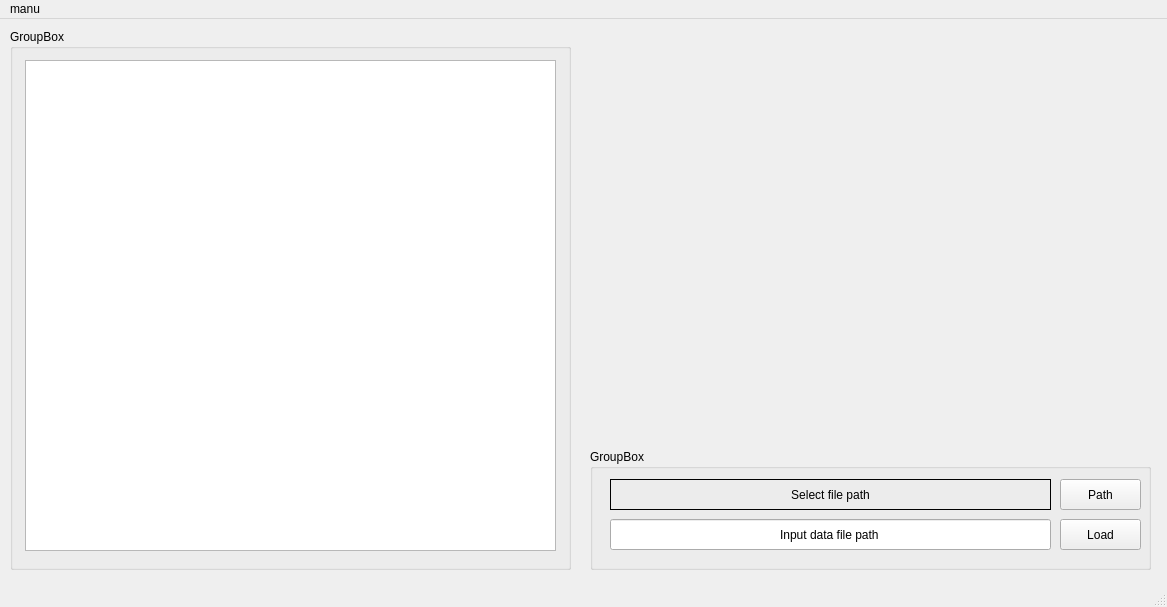
<?xml version="1.0" encoding="UTF-8"?>
<ui version="4.0">
 <class>MainWindow</class>
 <widget class="QMainWindow" name="MainWindow">
  <property name="enabled">
   <bool>true</bool>
  </property>
  <property name="geometry">
   <rect>
    <x>0</x>
    <y>0</y>
    <width>1167</width>
    <height>607</height>
   </rect>
  </property>
  <property name="windowTitle">
   <string>MainWindow</string>
  </property>
  <widget class="QWidget" name="centralwidget">
   <widget class="QWidget" name="verticalLayoutWidget">
    <property name="geometry">
     <rect>
      <x>10</x>
      <y>10</y>
      <width>561</width>
      <height>541</height>
     </rect>
    </property>
    <layout class="QVBoxLayout" name="verticalLayout">
     <item>
      <widget class="QGroupBox" name="groupBox">
       <property name="title">
        <string>GroupBox</string>
       </property>
       <widget class="QTextBrowser" name="textBrowser">
        <property name="geometry">
         <rect>
          <x>15</x>
          <y>31</y>
          <width>531</width>
          <height>491</height>
         </rect>
        </property>
       </widget>
      </widget>
     </item>
    </layout>
   </widget>
   <widget class="QWidget" name="verticalLayoutWidget_2">
    <property name="geometry">
     <rect>
      <x>590</x>
      <y>430</y>
      <width>561</width>
      <height>121</height>
     </rect>
    </property>
    <layout class="QVBoxLayout" name="verticalLayout_2">
     <item>
      <widget class="QGroupBox" name="groupBox_2">
       <property name="title">
        <string>GroupBox</string>
       </property>
       <widget class="QLabel" name="select_path_print">
        <property name="geometry">
         <rect>
          <x>20</x>
          <y>30</y>
          <width>441</width>
          <height>31</height>
         </rect>
        </property>
        <property name="frameShape">
         <enum>QFrame::Shape::Box</enum>
        </property>
        <property name="text">
         <string>Select file path</string>
        </property>
        <property name="alignment">
         <set>Qt::AlignmentFlag::AlignCenter</set>
        </property>
       </widget>
       <widget class="QPushButton" name="Path_btn">
        <property name="geometry">
         <rect>
          <x>470</x>
          <y>30</y>
          <width>81</width>
          <height>31</height>
         </rect>
        </property>
        <property name="text">
         <string>Path</string>
        </property>
       </widget>
       <widget class="QLineEdit" name="Path_edit">
        <property name="geometry">
         <rect>
          <x>20</x>
          <y>70</y>
          <width>441</width>
          <height>31</height>
         </rect>
        </property>
        <property name="text">
         <string>Input data file path</string>
        </property>
        <property name="alignment">
         <set>Qt::AlignmentFlag::AlignCenter</set>
        </property>
       </widget>
       <widget class="QPushButton" name="Load">
        <property name="geometry">
         <rect>
          <x>470</x>
          <y>70</y>
          <width>81</width>
          <height>31</height>
         </rect>
        </property>
        <property name="text">
         <string>Load</string>
        </property>
       </widget>
      </widget>
     </item>
    </layout>
   </widget>
   <widget class="QWidget" name="verticalLayoutWidget_3">
    <property name="geometry">
     <rect>
      <x>590</x>
      <y>10</y>
      <width>561</width>
      <height>301</height>
     </rect>
    </property>
    <layout class="QVBoxLayout" name="verticalLayout_3"/>
   </widget>
  </widget>
  <widget class="QMenuBar" name="menubar">
   <property name="geometry">
    <rect>
     <x>0</x>
     <y>0</y>
     <width>1167</width>
     <height>27</height>
    </rect>
   </property>
   <widget class="QMenu" name="menumanu">
    <property name="title">
     <string>manu</string>
    </property>
   </widget>
   <addaction name="menumanu"/>
  </widget>
  <widget class="QStatusBar" name="statusbar"/>
 </widget>
 <resources/>
 <connections/>
</ui>
